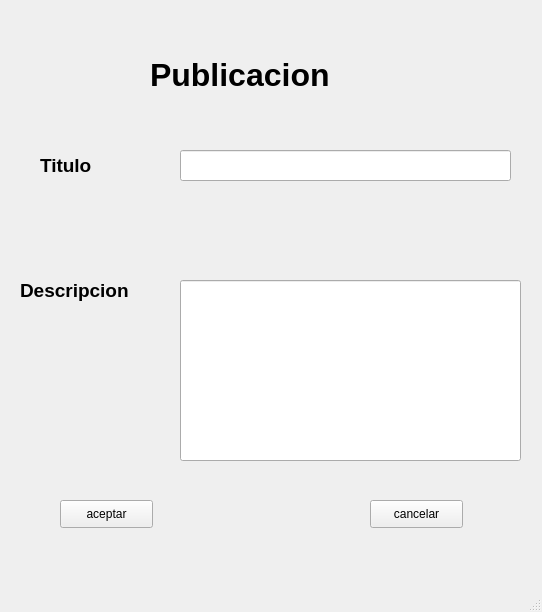
<?xml version="1.0" encoding="UTF-8"?>
<ui version="4.0">
 <class>nuevaPublicacion</class>
 <widget class="QMainWindow" name="nuevaPublicacion">
  <property name="geometry">
   <rect>
    <x>0</x>
    <y>0</y>
    <width>542</width>
    <height>612</height>
   </rect>
  </property>
  <property name="windowTitle">
   <string>MainWindow</string>
  </property>
  <widget class="QWidget" name="centralwidget">
   <widget class="QLabel" name="label">
    <property name="geometry">
     <rect>
      <x>150</x>
      <y>30</y>
      <width>231</width>
      <height>91</height>
     </rect>
    </property>
    <property name="text">
     <string>&lt;html&gt;&lt;head/&gt;&lt;body&gt;&lt;p&gt;&lt;span style=&quot; font-size:24pt; font-weight:600;&quot;&gt;Publicacion&lt;/span&gt;&lt;/p&gt;&lt;/body&gt;&lt;/html&gt;</string>
    </property>
   </widget>
   <widget class="QLabel" name="label_2">
    <property name="geometry">
     <rect>
      <x>40</x>
      <y>150</y>
      <width>141</width>
      <height>31</height>
     </rect>
    </property>
    <property name="text">
     <string>&lt;html&gt;&lt;head/&gt;&lt;body&gt;&lt;p&gt;&lt;span style=&quot; font-size:14pt; font-weight:600;&quot;&gt;Titulo&lt;/span&gt;&lt;/p&gt;&lt;/body&gt;&lt;/html&gt;</string>
    </property>
   </widget>
   <widget class="QLabel" name="label_3">
    <property name="geometry">
     <rect>
      <x>20</x>
      <y>270</y>
      <width>151</width>
      <height>41</height>
     </rect>
    </property>
    <property name="text">
     <string>&lt;html&gt;&lt;head/&gt;&lt;body&gt;&lt;p&gt;&lt;span style=&quot; font-size:14pt; font-weight:600;&quot;&gt;Descripcion&lt;/span&gt;&lt;/p&gt;&lt;/body&gt;&lt;/html&gt;</string>
    </property>
   </widget>
   <widget class="QLineEdit" name="p_titulo">
    <property name="geometry">
     <rect>
      <x>180</x>
      <y>150</y>
      <width>331</width>
      <height>31</height>
     </rect>
    </property>
   </widget>
   <widget class="QLineEdit" name="p_desc">
    <property name="geometry">
     <rect>
      <x>180</x>
      <y>280</y>
      <width>341</width>
      <height>181</height>
     </rect>
    </property>
   </widget>
   <widget class="QPushButton" name="aceptar">
    <property name="geometry">
     <rect>
      <x>60</x>
      <y>500</y>
      <width>93</width>
      <height>28</height>
     </rect>
    </property>
    <property name="text">
     <string>aceptar</string>
    </property>
   </widget>
   <widget class="QPushButton" name="cancelar">
    <property name="geometry">
     <rect>
      <x>370</x>
      <y>500</y>
      <width>93</width>
      <height>28</height>
     </rect>
    </property>
    <property name="text">
     <string>cancelar</string>
    </property>
   </widget>
  </widget>
  <widget class="QMenuBar" name="menubar">
   <property name="geometry">
    <rect>
     <x>0</x>
     <y>0</y>
     <width>542</width>
     <height>26</height>
    </rect>
   </property>
  </widget>
  <widget class="QStatusBar" name="statusbar"/>
 </widget>
 <resources/>
 <connections/>
</ui>
